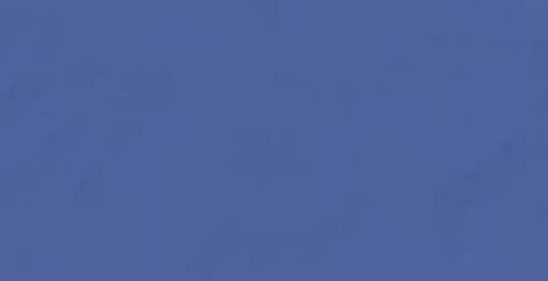
#> input picture Photos/Calibrate_Set/Bad/BAD_10.png, 548 x 281 px, found by its file name; its folder holds 4 pictures in this run
$ python Test_Model.py
#> lines starting #> are read from the running program, lines starting #| are printed output that depends on the picture; after the words box and inside, x2 and y2 are one past the last pixel; in counts of white or black regions, pixels touching at a corner belong together; pictures that were not available may be replaced by others from this repository, and a replacement may not be noted
### Class.py
## Objective:  Generates a class that is used to pull various information
# for a chosen image

## Variables:
# r = entropy radius
# s = theshold scale
# w = number of white pixels

from pathlib import Path
import cv2
from skimage.filters.rank import entropy
from matplotlib import pyplot as plt
from skimage.morphology import disk

# Create a class "Image" which can complete various actions for said image
class Image:

    # Initialize variables for convenient reference in other classes
    def __init__(self, name: str):
        self.name = name
        self.path = None
        self.label = None
        self.img = None
        self.entropy = None
        self.threshold = None
        self.white = None
        self.all = None

    # print the name of the image
    def get_name(self):
        print(self.name)

    # print the path of the image based on whether or not the name includes "BAD". This requires all bad files to be labeled as such
    # [116 lines left out: functions get_path, get_label, display, get_entropy, get_threshold, get_white and 1 more, not called in this run]

    def get_all_test(self, r, s):
        # get path
#> called with r = 6, s = 0.0266
        if "BAD" in self.name:
            self.path = Path("Photos/Test_Set/Bad")
            self.label = 0
        else:
            self.path = Path("Photos/Test_Set/Good")
            self.label = 1

        # import image
        self.img = cv2.imread(self.path / self.name, cv2.IMREAD_GRAYSCALE)
#> self.img: shape (281, 548); min 96, max 107, mean 101.9
        self.img = cv2.medianBlur(self.img, 5)

        # entropy
        scaled_entropy = self.img / self.img.max()
        entropy_image = entropy(scaled_entropy, disk(r))
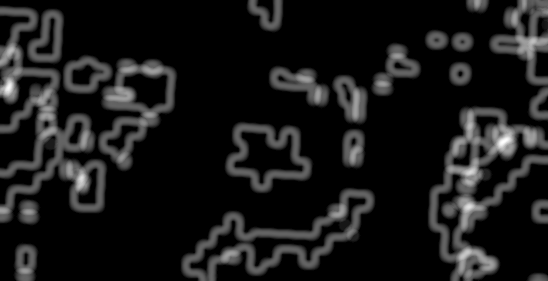
#> entropy_image: shape (281, 548) float64; min 0, max 2.55, mean 0.251; drawn with min black and max white
        scaled_entropy = entropy_image / entropy_image.max()

        # threshold
        self.threshold = scaled_entropy < s
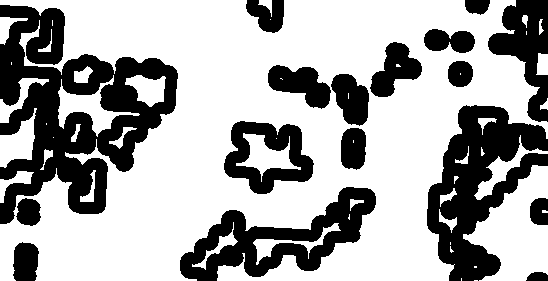
#> self.threshold: shape (281, 548) bool; 65.9% white; 17 black regions, largest, box (x1, y1, x2, y2) and area: (0, 5, 178, 224) 17995, (427, 105, 548, 281) 10331, (180, 187, 376, 281) 7237

        # determine white pixel count
        total_white = self.threshold.sum()
#> total_white = 101479

        return total_white, self.label

    # [38 lines left out: function print_images, not called in this run]

### Test_Model.py
## Objective: Using r, s, and w from
# a model, test the the variables with the test data set

## Variables:
# r = entropy radius
# s = theshold scale
# w = number of white pixels

from Class import Image
from Test_Data import BAD_TEST, GOOD_TEST

# Variable Inputs
r = 6
s = .026634723264151408
w = 38927

#Generate Calibrate List
calibrate_list = BAD_TEST + GOOD_TEST

accuracy_list = []
for img in calibrate_list:
    test = Image(img) # load in Image class for the chosen photo
    [total_white, label] = test.get_all_test(r, s)
#> total_white = 101479; label = 0
    print("label =", label)
#| label = 0

    # Generate the match report
    if total_white > w:
        match = 0
    elif total_white < w:
        match = 1
    print("match =", match)

    if match == label:
        accuracy_list.append(1)
    else:
        print(img)
    print(" ")
#> pass 2 of the loop `for img in calibrate_list:`:
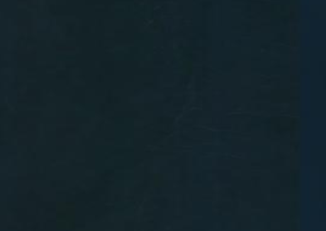
#> input picture Photos/Calibrate_Set/Bad/BAD_14.png, 326 x 231 px, found by its file name
#> in get_all_test (call 2), `self.img = cv2.medianBlur(self.img, 5)`:
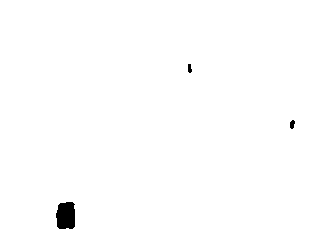
#> self.img: shape (231, 326); values 28 (black) and 34 (white), 99.3% white; 3 black regions, box (x1, y1, x2, y2) and area: (56, 202, 75, 229) 456, (290, 120, 295, 129) 34, (188, 64, 192, 73) 29
#> entropy_image: shape (231, 326) float64
#> in get_all_test (call 2), `self.threshold = scaled_entropy < s`:
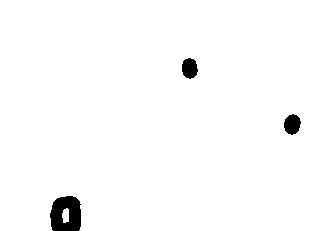
#> self.threshold: shape (231, 326) bool; 98.1% white; 3 black regions, box (x1, y1, x2, y2) and area: (50, 196, 81, 231) 876, (284, 114, 301, 135) 264, (182, 58, 198, 79) 259
#> in get_all_test (call 2), `total_white = self.threshold.sum()`: total_white = 73907
#| label = 0
print("Accuracy = ", len(accuracy_list) / len(calibrate_list) * 100, "%")
